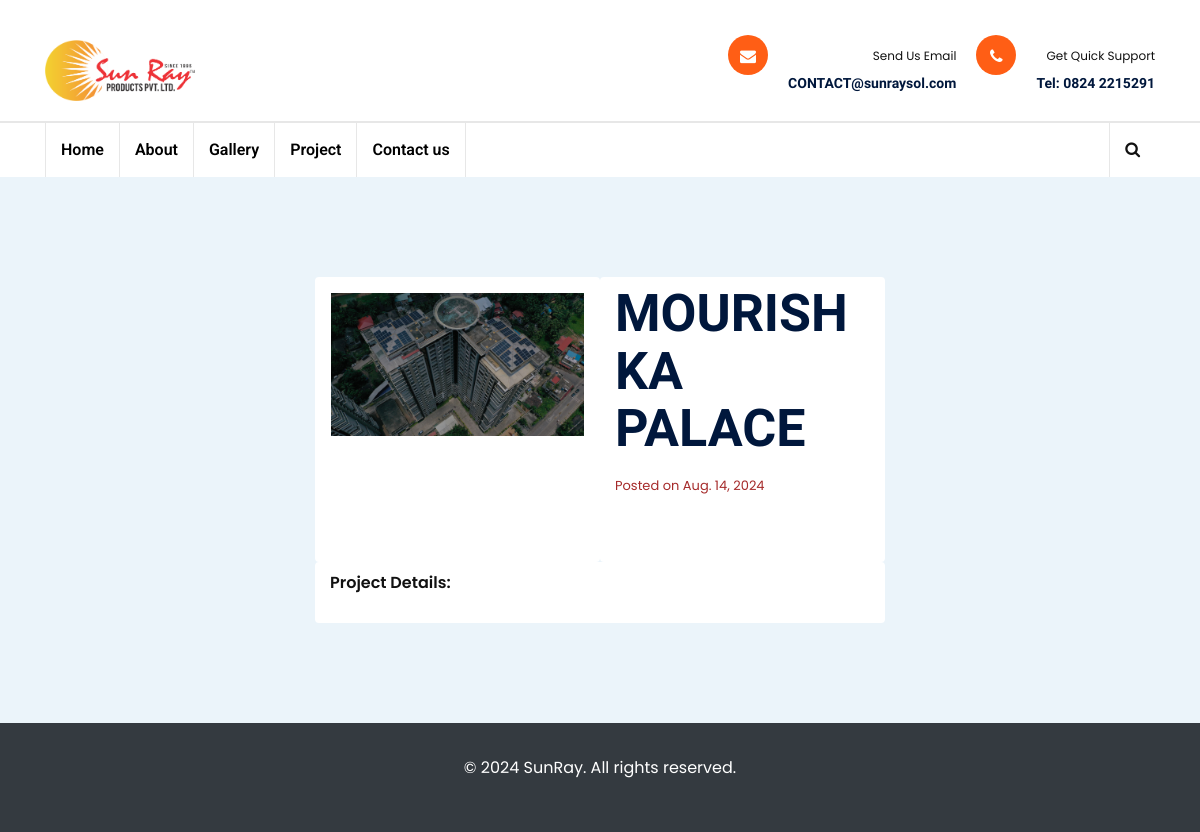
The page /large_project/1/ on the database its author committed.
### sunray/models.py (models this page shows, shortened)
class LargeProject(models.Model):
    title = models.CharField(max_length=100)
    kw=models.CharField(max_length=100,default='')
    place=models.CharField(max_length=100,default='')
    image = models.ImageField(upload_to='large_projects')  # Upload image to 'media/large_projects'
    date_created = models.DateField(auto_now_add=True)
    technology=models.CharField(max_length=100,default='')
    saves=models.CharField(max_length=50,default='')
    trees=models.CharField(max_length=50,default='')
    tons=models.CharField(max_length=50,default='')

### sunray/views.py (the view)
# urls.py: path('large_project/<int:pk>/', views.large_project_detail, name='large_project_detail'),
def large_project_detail(request, pk):
    large_project = get_object_or_404(LargeProject, pk=pk)
    context = {
        'large_project': large_project
    }
    return render(request, 'large_project.html', context)

### templates/large_project.html (shortened to what this page needs)
{% load static %}
<!DOCTYPE html>
<html lang="en">
<head>
    <link rel="stylesheet" type="text/css" href="{% static 'css/bootstrap.min.css' %}">
    <link rel="stylesheet" type="text/css" href="{% static 'css/fontawesome/css/font-awesome.min.css' %}">
    <link rel="stylesheet" type="text/css" href="https://cdnjs.cloudflare.com/ajax/libs/font-awesome/5.15.4/css/all.min.css">
    <link rel="stylesheet" type="text/css" href="{% static 'css/owl.carousel.min.css' %}">
    <link rel="stylesheet" type="text/css" href="{% static 'css/bootstrap-select.min.css' %}">
    <link rel="stylesheet" type="text/css" href="{% static 'css/magnific-popup.min.css' %}">
    <link rel="stylesheet" type="text/css" href="{% static 'css/loader.min.css' %}">
    <link rel="stylesheet" type="text/css" href="{% static 'css/stylet.css' %}">
    <link rel="stylesheet" type="text/css" href="{% static 'css/about.css' %}">
    <link rel="stylesheet" type="text/css" href="{% static 'css/service.css' %}">
    <link rel="stylesheet" type="text/css" href="{% static 'css/flaticon.min.css' %}">
    <link rel="stylesheet" type="text/css" href="{% static 'css/lc_lightbox.css' %}">
    <link rel="stylesheet" class="skin" type="text/css" href="{% static 'css/skin/skin-1.css' %}">
    <link rel="stylesheet" type="text/css" href="{% static 'css/switcher.css' %}">
<link href="https://maxcdn.bootstrapcdn.com/font-awesome/4.7.0/css/font-awesome.min.css" rel="stylesheet" />
    <link rel="stylesheet" type="text/css" href="{% static 'plugins/revolution/revolution/css/settings.css' %}">
    <link rel="stylesheet" type="text/css" href="{% static 'plugins/revolution/revolution/css/navigation.css' %}">
</head>
<body>
<div>
<div>
    <header class="site-header header-style-11  mobile-sider-drawer-menu">
        <div class="header-style-11-content">
             <div class="header-middle-wraper">
                <div class="container">
                    <div class="header-middle d-flex justify-content-between align-items-center">
                        <div class="logo-header pt-3 pb-3">
                            <div class="logo-header-inner logo-header-one">
                                <a href="{% url 'index' %}">
                                    <img src="{% static 'images/extra/logo.png' %}" alt="">
                                </a>
                            </div>
                        </div>
                        <div class="header-info-wraper">
                            <div class="header-info">
                                <ul>
                                    <li>
                                    <li>
                                        <div class="wt-icon-box-wraper left">
                                            <div class="wt-icon-box-xs site-bg-primary radius">
                                                <span class="icon-cell site-text-white"><i class="fa fa-envelope"></i></span>
                                            </div>
                                            <div class="icon-content">
                                                <p>Send Us Email</p>
                                                <h4 class="wt-tilte">CONTACT@sunraysol.com</h4>
                                            </div>
                                        </div>
                                    </li>
                                    <li>
                                        <div class="wt-icon-box-wraper left">
                                            <div class="wt-icon-box-xs site-bg-primary radius">
                                                <span class="icon-cell site-text-white"><i class="fa fa-phone"></i></span>
                                            </div>
                                            <div class="icon-content">
                                                <p>Get Quick Support</p>
                                                <h4 class="wt-tilte">Tel: 0824 2215291</h4>
                                            </div>
                                        </div>
                                    </li>
                                </ul>
                            </div>
                        </div>
                    </div>
                </div>
             </div>
            <div class="header-bottom">
                <div class="sticky-header main-bar-wraper  navbar-expand-lg">
                    <div class="main-bar header-bottom">
                        <div class="container-block clearfix">
                            <div class="navigation-bar">
                                <div class="nav-animation header-nav navbar-collapse collapse d-flex justify-content-between">
                                    <ul class="nav navbar-nav">
                                        <li><a href="{% url 'index' %}">Home</a>
                                        </li>
                                        <li><a href="{% url 'about' %}">About</a>
                                        </li>
                                        <li><a href="{% url 'services' %}">Gallery</a>
                                        </li>
                                        <li><a href="{% url 'project_list' %}">Project</a></li>
                                        <li><a href="{% url 'contacts' %}">Contact us</a></li>
                                    </ul>
                                </div>
                                <div class="extra-nav header-1-nav">
                                    <div class="extra-cell two">
                                        <div class="extra-cell one">
                                            <div class="header-search">
                                                <a href="#search-two" class="header-search-icon"><i class="fa fa-search"></i></a>
                                            </div>
                                        </div>
                                    </div>
                                </div>
                            </div>
                        </div>
                    </div>
                </div>
            </div>
        </div>
    </header>
    </div>
{% block content %}
<section class="section gray-bg" >
    <div class="container">
        <div class="row justify-content-center">
            <div class="col-lg-6">
                <div class="row">
                    <div style="border-width: 0px;" class="col-md-6 mb-4 mb-md-0 card p-3">
                        <img src="{{ large_project.image.url }}" alt="{{ large_project.title }}">
                    </div>
                    <div style="border-width: 0px;" class="col-md-6 card">
                        <h2>{{ large_project.title }}</h2>
                        <p style="font-size: 13px;color: brown;" class="blog-meta">Posted on {{ large_project.date_created }}</p>
                        <p>{{ large_project.description }}</p>
                    </div>
                    <div style="border-width: 0px;" class="container card "> <p><strong>Project Details:</strong> {{ large_project.project_details }}</p></div>
                </div>
            </div>
        </div>
    </div>
</section>
{% endblock %}
<footer class="bg-dark text-white py-4">
  <div class="container text-center">
    <p>&copy; 2024 SunRay. All rights reserved.</p>
  </div>
</footer>
</body>
</html>

### static/css/about.css (style rules this page uses)
body { margin-top:20px; }
body { margin-top: 20px; }
.section { padding: 100px 0; position: relative; }
.gray-bg { background-color: #ebf4fa; }
h2 { margin-top: 0.5rem; margin-bottom: 0.5rem; }
p { padding-top: 0.5rem; padding-bottom: 0.5rem; line-height: 25px; }
.wt-icon-box-wraper .wt-icon-box-xs .icon-cell i { font-size: 16px; }
.wt-icon-box-wraper .icon-content p { font-size: 12px; }
.wt-icon-box-wraper .icon-content h4 { font-size: 14px; }

### static/css/service.css (style rules this page uses)
body { margin-top:20px; }
.section { padding: 100px 0; position: relative; }
.gray-bg { background-color: #ebf4fa; }

### static/css/skin/skin-1.css (style rules this page uses)
.left .wt-small-separator div.sep-leaf-right::before, .left .wt-small-separator div.sep-leaf-left::before, .center .wt-small-separator div.sep-leaf-right::before, .center .wt-small-separator div.sep-leaf-left::before, .footer-dark .social-icons li a, .pricingtable-highlight, .icon-font-block, .service-side-btn a.btn-block:hover, .project-img-effect-1, .owl-carousel .owl-dots .owl-dot.active span, .owl-carousel .owl-dots .owl-dot:hover span, .owl-prev:hover, .owl-prev:active, .owl-prev:focus, .owl-next:hover, .owl-next:active, .owl-next:focus, .header-style-2 .top-bar .wt-topbar-info li:first-child::before, .header-style-2 .header-nav-request a, .all_services ul li a:hover, .all_services ul li a.active, .service-border-box:hover::before, .site-bg-primary, .wt-tabs.bg-tabs .nav-tabs > li > a,.site-list-style-two li::after,.search-bx button,.site-list-style-one li::after,.since-year strong, .date-style-2 .wt-post-meta ul li.post-category span,.blog-post blockquote,.your-order-list ul li:last-child,.header-style-1 .header-nav .nav > li:hover > a,.header-style-1 .top-bar .wt-topbar-info li:first-child::before,.header-style-1 .header-nav-request a,.services-section-content-right,.testimonial-1-content-outer::after,.play-now .icon,.header-style-3 .top-bar .wt-topbar-info li:first-child::before,.header-style-3 .header-nav-request a,.h-category,.animate_line:hover::after, .animate_line:hover::before,.hover-effect-content .mfp-link:hover,.header-style-4 .header-nav-request a, .date-style-3 .wt-post-meta ul li.post-category span, .site-list-style-one-new li::after, .about-max-two::after, .card1::before, .project-box-style1 .project-view .project-view-btn i, .latest-blog-3.large-date .post-date,.description-list li i,.sr-btn-filter-wrap li.btn-active.sr-btn-circle,.post-style-12 .wt-post-info::before,#search-two .close,.service-icon-box-three:hover,.half-wide-bg,.header-style-11.bg-half-block-bar .header-middle::after,.wt-team-2 .team-social-icon li a,.ls-circle,.project-new-2 .project-new-content2 span,.project-new-2 .project-view .project-view-btn i { background-color:#ff5e15 ; }

### rows shown on the page
LargeProject: image (picture), title "MOURISHKA PALACE", date_created "Aug. 14, 2024"
